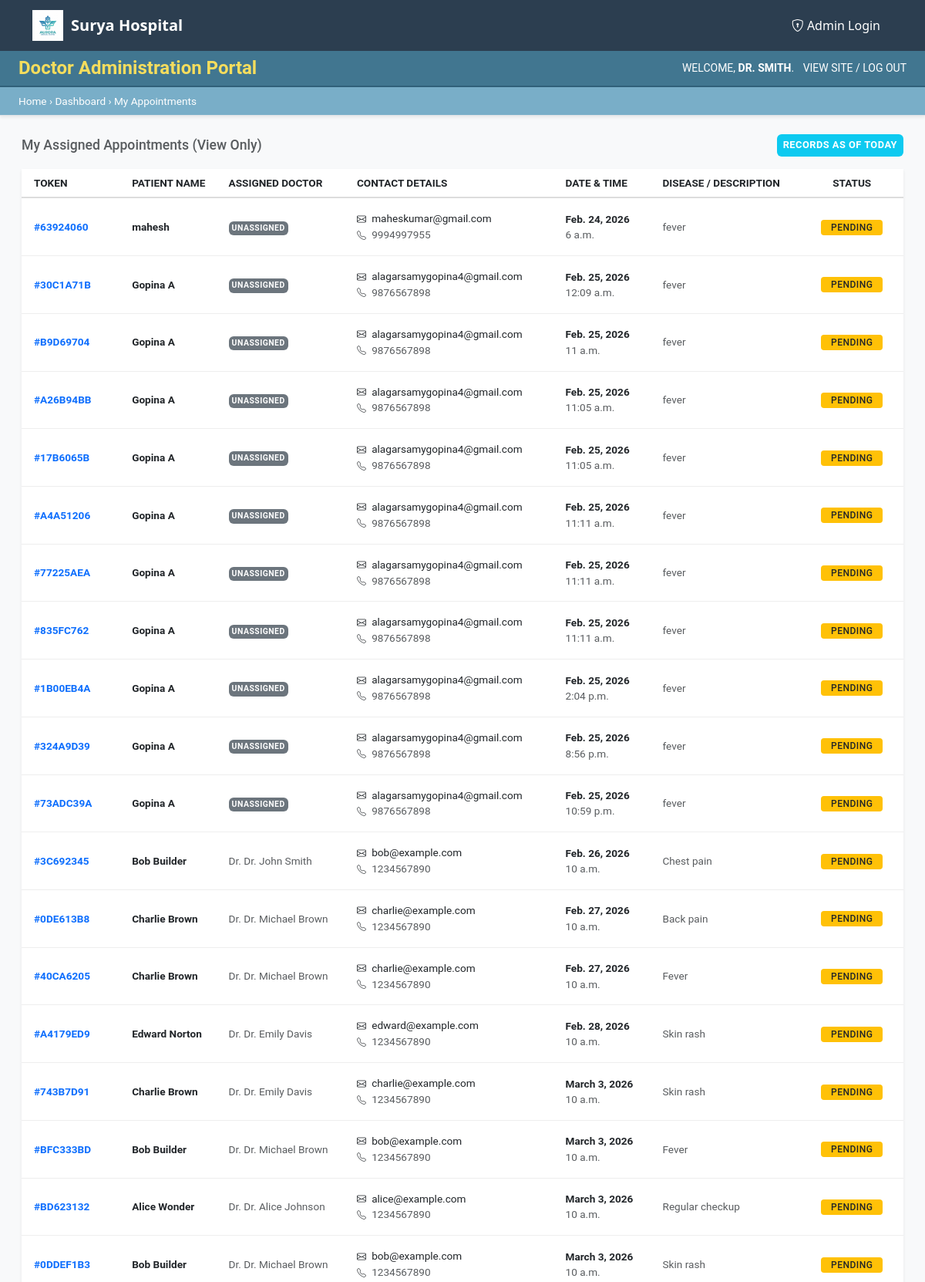
The page /appointments/doctor-dashboard/ (signed in, upper part) on the database its author committed.
### appointments/models.py (models this page shows, shortened)
class Doctor(models.Model):
    name = models.CharField(max_length=100)
    username = models.CharField(max_length=100, unique=True, null=True, blank=True)
    email = models.EmailField(unique=True, null=True, blank=True)
    password = models.CharField(max_length=100, null=True, blank=True)
    specialization = models.CharField(max_length=100)
    department = models.ForeignKey(Department, on_delete=models.SET_NULL, null=True, blank=True, related_name='doctors')
    available_days = models.CharField(max_length=200, help_text="e.g., Monday, Tuesday, Wednesday")
    available_time_start = models.TimeField()
    available_time_end = models.TimeField()

class Appointment(models.Model):
    STATUS_CHOICES = [
        ('pending', 'Pending / Waiting'),
        ('completed', 'Completed'),
        ('cancelled', 'Cancelled'),
    ]
    patient_name = models.CharField(max_length=100)
    patient_email = models.EmailField()
    patient_phone = models.CharField(max_length=20)
    doctor = models.ForeignKey(Doctor, on_delete=models.SET_NULL, null=True, blank=True)
    appointment_date = models.DateField()
    appointment_time = models.TimeField()
    reason = models.TextField()
    status = models.CharField(max_length=20, choices=STATUS_CHOICES, default='pending')
    token_number = models.CharField(max_length=20, editable=False, null=True, blank=True)
    created_at = models.DateTimeField(auto_now_add=True)
    class Meta:
        ordering = ['-appointment_date']

### appointments/views.py (the view)
# urls.py: path('doctor-dashboard/', views.doctor_dashboard, name='doctor_dashboard'),
def doctor_dashboard(request):
    doctor_id = request.session.get('doctor_id')
    if not doctor_id:
        return redirect('doctor_login')
    try:
        doctor = Doctor.objects.get(id=doctor_id)
        doctor_appointments = Appointment.objects.all().order_by('appointment_date', 'appointment_time')
    except Doctor.DoesNotExist:
        return redirect('doctor_login')
    context = {
        'doctor': doctor,
        'appointments': doctor_appointments
    }
    return render(request, 'appointments/doctor_dashboard.html', context)

### appointments/templates/appointments/doctor_dashboard.html (shortened to what this page needs)
{% extends 'home/base.html' %}
{% block content %}
<div class="doctor-wrapper shadow-sm" style="margin-top: -1.5rem; min-height: 100vh; background-color: #f8f9fa;">
    <div class="doctor-header py-2 px-4 d-flex justify-content-between align-items-center"
        style="background-color: #417690; color: #f5dd5d;">
        <h1 class="h4 mb-0 fw-bold">Doctor Administration Portal</h1>
        <div class="doctor-user-info small text-white">
            WELCOME, <span class="fw-bold">{{ doctor.name|upper }}</span>.
            <a href="{% url 'home' %}" class="text-white text-decoration-none ms-2">VIEW SITE</a> /
            <a href="{% url 'doctor_logout' %}" class="text-white text-decoration-none">LOG OUT</a>
        </div>
    </div>
    <div class="doctor-breadcrumbs px-4 py-2 border-bottom shadow-sm"
        style="background-color: #79aec8; color: white; font-size: 0.85rem;">
        Home › Dashboard › My Appointments
    </div>
    <div class="container-fluid mt-4">
        <div class="row px-3">
            <div class="col-md-12 text-dark">
                <div id="appointments-sec" class="doctor-dashboard-section">
                    <div class="d-flex justify-content-between align-items-center mb-3">
                        <h5 class="mb-0 text-muted" style="font-size: 1.1rem;">My Assigned Appointments (View Only)</h5>
                        <div class="badge bg-info p-2" style="font-size: 0.8rem;">RECORDS AS OF TODAY</div>
                    </div>
                    <div class="card shadow-sm border-0 rounded-0 overflow-hidden">
                        <div class="card-body p-0">
                            <div class="table-responsive">
                                <table class="table table-sm table-hover mb-0" style="font-size: 0.85rem;">
                                    <thead style="background-color: #f8f8f8; color: #666; border-bottom: 2px solid #ddd;">
                                        <tr>
                                            <th class="ps-3 py-2 text-uppercase">Token</th>
                                            <th class="py-2 text-uppercase">Patient Name</th>
                                            <th class="py-2 text-uppercase">Assigned Doctor</th>
                                            <th class="py-2 text-uppercase">Contact Details</th>
                                            <th class="py-2 text-uppercase">Date & Time</th>
                                            <th class="py-2 text-uppercase">Disease / Description</th>
                                            <th class="py-2 pe-3 text-uppercase text-center">Status</th>
                                        </tr>
                                    </thead>
                                    <tbody>
                                        {% for appt in appointments %}
                                        <tr style="border-bottom: 1px solid #eee;">
                                            <td class="ps-3 py-3 fw-bold text-primary">#{{ appt.token_number }}</td>
                                            <td class="py-3 fw-bold text-dark">{{ appt.patient_name }}</td>
                                            <td class="py-3 text-muted">{% if appt.doctor %}Dr. {{ appt.doctor.name }}{% else %}<span class="badge bg-secondary p-1" style="font-size: 0.65rem;">Unassigned</span>{% endif %}</td>
                                            <td class="py-3">
                                                <div><i class="bi bi-envelope small me-1"></i> {{ appt.patient_email }}</div>
                                                <div class="text-muted"><i class="bi bi-telephone small me-1"></i> {{ appt.patient_phone }}</div>
                                            </td>
                                            <td class="py-3">
                                                <div class="fw-bold">{{ appt.appointment_date }}</div>
                                                <div class="text-muted">{{ appt.appointment_time }}</div>
                                            </td>
                                            <td class="py-3">
                                                <span class="text-muted" style="max-width: 250px; display: block; overflow: hidden; text-overflow: ellipsis; white-space: nowrap;" title="{{ appt.reason }}">
                                                    {{ appt.reason }}
                                                </span>
                                            </td>
                                            <td class="pe-3 text-center py-3">
                                                <span class="badge {% if appt.status == 'pending' %}bg-warning text-dark{% elif appt.status == 'completed' %}bg-success{% elif appt.status == 'cancelled' %}bg-danger{% else %}bg-secondary{% endif %}"
                                                    style="font-size: 0.75rem; font-weight: 500; border-radius: 4px; padding: 4px 10px; min-width: 80px;">
                                                    {{ appt.status|upper }}
                                                </span>
                                            </td>
                                        </tr>
                                        {% endfor %}
                                    </tbody>
                                </table>
                            </div>
                        </div>
                    </div>
                </div>
            </div>
        </div>
    </div>
</div>
{% endblock %}

### home/templates/home/base.html (style rules this page uses)
body { background-color: #f8f9fa; }

### appointments/templates/appointments/doctor_dashboard.html (style rules this page uses)
.doctor-wrapper { font-family: "Roboto", "Lucida Grande", "DejaVu Sans", "Bitstream Vera Sans", Verdana, Arial, sans-serif; }
.table td { vertical-align: middle; }
.badge { text-transform: uppercase; letter-spacing: 0.5px; }
.doctor-header { border-bottom: 2px solid #30617a; }

### rows shown on the page
Doctor: name "DR. SMITH"
Appointment: token_number "63924060", patient_name "mahesh", shows "UNASSIGNED", patient_email "maheskumar@gmail.com", patient_phone "9994997955", appointment_date "Feb. 24, 2026", appointment_time "6 a.m.", reason "fever", status "PENDING"
Appointment: token_number "30C1A71B", patient_name "Gopina A", shows "UNASSIGNED", patient_email "alagarsamygopina4@gmail.com", patient_phone "9876567898", appointment_date "Feb. 25, 2026", appointment_time "12:09 a.m.", reason "fever", status "PENDING"
Appointment: token_number "B9D69704", patient_name "Gopina A", shows "UNASSIGNED", patient_email "alagarsamygopina4@gmail.com", patient_phone "9876567898", appointment_date "Feb. 25, 2026", appointment_time "11 a.m.", reason "fever", status "PENDING"
Appointment: token_number "A26B94BB", patient_name "Gopina A", shows "UNASSIGNED", patient_email "alagarsamygopina4@gmail.com", patient_phone "9876567898", appointment_date "Feb. 25, 2026", appointment_time "11:05 a.m.", reason "fever", status "PENDING"
Appointment: token_number "17B6065B", patient_name "Gopina A", shows "UNASSIGNED", patient_email "alagarsamygopina4@gmail.com", patient_phone "9876567898", appointment_date "Feb. 25, 2026", appointment_time "11:05 a.m.", reason "fever", status "PENDING"
Appointment: token_number "A4A51206", patient_name "Gopina A", shows "UNASSIGNED", patient_email "alagarsamygopina4@gmail.com", patient_phone "9876567898", appointment_date "Feb. 25, 2026", appointment_time "11:11 a.m.", reason "fever", status "PENDING"
Appointment: token_number "77225AEA", patient_name "Gopina A", shows "UNASSIGNED", patient_email "alagarsamygopina4@gmail.com", patient_phone "9876567898", appointment_date "Feb. 25, 2026", appointment_time "11:11 a.m.", reason "fever", status "PENDING"
Appointment: token_number "835FC762", patient_name "Gopina A", shows "UNASSIGNED", patient_email "alagarsamygopina4@gmail.com", patient_phone "9876567898", appointment_date "Feb. 25, 2026", appointment_time "11:11 a.m.", reason "fever", status "PENDING"
Appointment: token_number "1B00EB4A", patient_name "Gopina A", shows "UNASSIGNED", patient_email "alagarsamygopina4@gmail.com", patient_phone "9876567898", appointment_date "Feb. 25, 2026", appointment_time "2:04 p.m.", reason "fever", status "PENDING"
Appointment: token_number "324A9D39", patient_name "Gopina A", shows "UNASSIGNED", patient_email "alagarsamygopina4@gmail.com", patient_phone "9876567898", appointment_date "Feb. 25, 2026", appointment_time "8:56 p.m.", reason "fever", status "PENDING"
Appointment: token_number "73ADC39A", patient_name "Gopina A", shows "UNASSIGNED", patient_email "alagarsamygopina4@gmail.com", patient_phone "9876567898", appointment_date "Feb. 25, 2026", appointment_time "10:59 p.m.", reason "fever", status "PENDING"
Appointment: token_number "3C692345", patient_name "Bob Builder", doctor.name "Dr. John Smith", patient_email "bob@example.com", patient_phone "1234567890", appointment_date "Feb. 26, 2026", appointment_time "10 a.m.", reason "Chest pain", status "PENDING"
Appointment: token_number "0DE613B8", patient_name "Charlie Brown", doctor.name "Dr. Michael Brown", patient_email "charlie@example.com", patient_phone "1234567890", appointment_date "Feb. 27, 2026", appointment_time "10 a.m.", reason "Back pain", status "PENDING"
Appointment: token_number "40CA6205", patient_name "Charlie Brown", doctor.name "Dr. Michael Brown", patient_email "charlie@example.com", patient_phone "1234567890", appointment_date "Feb. 27, 2026", appointment_time "10 a.m.", reason "Fever", status "PENDING"
Appointment: token_number "A4179ED9", patient_name "Edward Norton", doctor.name "Dr. Emily Davis", patient_email "edward@example.com", patient_phone "1234567890", appointment_date "Feb. 28, 2026", appointment_time "10 a.m.", reason "Skin rash", status "PENDING"
Appointment: token_number "743B7D91", patient_name "Charlie Brown", doctor.name "Dr. Emily Davis", patient_email "charlie@example.com", patient_phone "1234567890", appointment_date "March 3, 2026", appointment_time "10 a.m.", reason "Skin rash", status "PENDING"
Appointment: token_number "BFC333BD", patient_name "Bob Builder", doctor.name "Dr. Michael Brown", patient_email "bob@example.com", patient_phone "1234567890", appointment_date "March 3, 2026", appointment_time "10 a.m.", reason "Fever", status "PENDING"
Appointment: token_number "BD623132", patient_name "Alice Wonder", doctor.name "Dr. Alice Johnson", patient_email "alice@example.com", patient_phone "1234567890", appointment_date "March 3, 2026", appointment_time "10 a.m.", reason "Regular checkup", status "PENDING"
Appointment: token_number "0DDEF1B3", patient_name "Bob Builder", doctor.name "Dr. Michael Brown", patient_email "bob@example.com", patient_phone "1234567890", appointment_date "March 3, 2026", appointment_time "10 a.m.", reason "Skin rash", status "PENDING"
